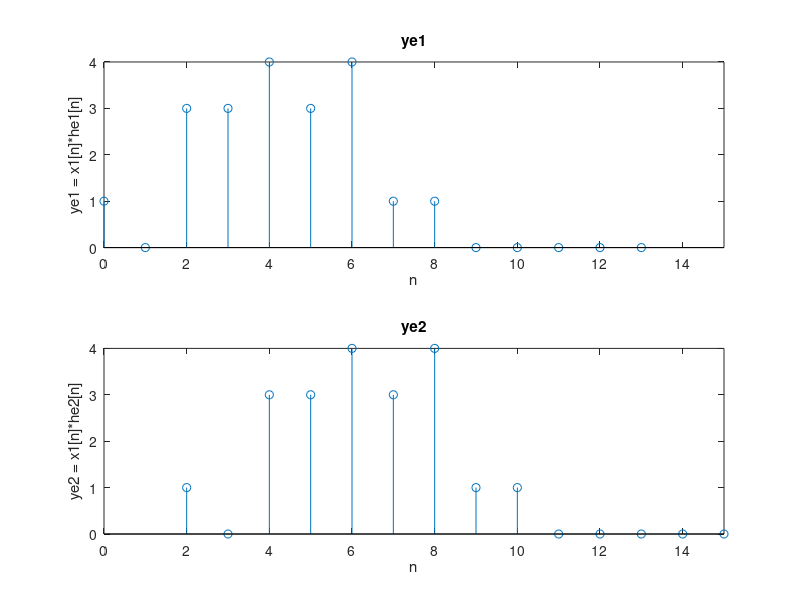

MATLAB code to generate this figure:
nx1 = 0:9;
nh1 = 0:4;
nh2 = 2:6;
x1 = [ones(1,5) zeros(1,5)];
h1 = [1 -1 3 0 1];
h2 = h1;

ny1 = nx1(1)+nh1(1):nx1(end)+nh1(end);
ny2 = nx1(1)+nh2(1):nx1(end)+nh2(end)
y1 = conv(x1,h1);
y2 = conv(x1,h2);

subplot(2,1,1),stem(ny1,y1),axis([0,15,ylim])
xlabel('n');ylabel('ye1 = x1[n]*he1[n]');title('ye1');
subplot(2,1,2),stem(ny2,y2),axis([0,15,ylim])
xlabel('n');ylabel('ye2 = x1[n]*he2[n]');title('ye2');
